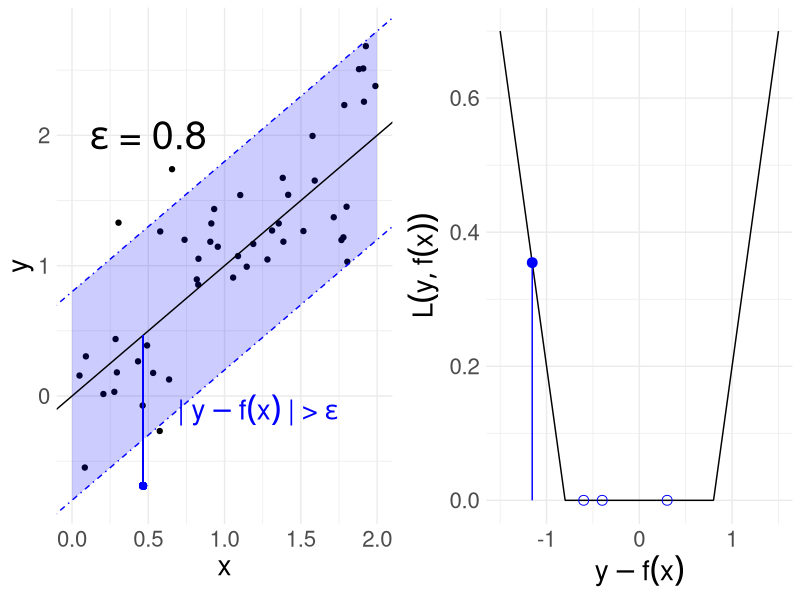

This chart was generated by the following R code:
# ------------------------------------------------------------------------------
# FIG: EPSILON-INSENSITIVE LOSS
# ------------------------------------------------------------------------------

library(ggplot2)
set.seed(123L)

# DATA -------------------------------------------------------------------------

x <- runif(50L, 0L, 2L)
y <- x + rnorm(length(x), sd = 0.5)
df_1 <- data.frame(x = x, y = y, diff = abs(y - x))

epsilon <- 0.8

df_2 <- data.frame(x = seq(-1.5, 1.5, length.out = 800L))
df_2$y <- ifelse(
  df_2$x < -epsilon,
  abs(df_2$x) - epsilon,
  ifelse(
    df_2$x < epsilon,
    0L,
    df_2$x - epsilon))


df_3 = data.frame(x = seq(0, 2, by = 0.01))
df_3$ymin = - epsilon + df_3$x
df_3$ymax = epsilon + df_3$x

# PLOTS ------------------------------------------------------------------------

p_1 <- ggplot(df_1, aes(x, y)) + 
  geom_point() + 
  geom_abline(intercept = - epsilon, slope = 1L, colour = "blue", lty = 4) + 
  geom_abline(intercept = epsilon, slope = 1L, colour = "blue", lty = 4) + 
  geom_ribbon(data = df_3, aes(x = x, ymin = ymin, ymax = ymax), fill = "blue", alpha = .2, inherit.aes = FALSE,) + 
  geom_abline(intercept = 0L, slope = 1L) +
  annotate(
    "text",
    x = 0.5,
    y = 2L,
    label = deparse(bquote(epsilon ~ "=" ~ 0.8)),
    parse = TRUE,
    size = 10L) +
  geom_segment(
    x = df_1[which.max(df_1[, "diff"]), "x"],
    xend = df_1[which.max(df_1[, "diff"]), "x"],
    y = df_1[which.max(df_1[, "diff"]), "x"],
    yend = df_1[which.max(df_1[, "diff"]), "y"],
    color = "blue") +
  geom_point(
    mapping = aes(
      x = df_1[which.max(df_1[, "diff"]), "x"], 
      y = df_1[which.max(df_1[, "diff"]), "y"]),
    size = 2L,
    color = "blue") +
  annotate(
    "text",
    x = df_1[which.max(df_1[, "diff"]), "x"] + 0.75,
    y = df_1[which.max(df_1[, "diff"]), "y"] + 
      0.5 * (df_1[which.max(df_1[, "diff"]), "diff"]),
    label = deparse(bquote("|" ~ y - f(x) ~ "|" ~ ">" ~ epsilon)),
    size = 7L,
    parse = TRUE,
    color = "blue") +
  theme_minimal() +
  theme(text = element_text(size = 20L))

p_2 <- qplot(df_2$x, df_2$y, geom = "line") +
  geom_segment(
    aes(
      x = -df_1[which.max(df_1[, "diff"]), "diff"],
      xend = -df_1[which.max(df_1[, "diff"]), "diff"],
      y = 0L,
      yend = abs(df_1[which.max(df_1[, "diff"]), "diff"]) - epsilon),
    color = "blue") +
  geom_point(
    aes(
      x = -df_1[which.max(df_1[, "diff"]), "diff"],
      y = abs(df_1[which.max(df_1[, "diff"]), "diff"]) - epsilon),
    size = 3L,
    color = "blue") +
  geom_point(
    mapping = aes(
      x = c(-0.6, -0.4, 0.3), y = rep(0L, 3L)),
    size = 3L,
    color = "blue",
    shape = 1L) +
  xlab(bquote(y - f(x))) +
  ylab(bquote(L(y, f(x)))) +
  theme_minimal() +
  theme(text = element_text(size = 20L))

p <- cowplot::plot_grid(p_1, p_2, ncol = 2L, align = "h")

ggsave(
  "../figure/loss_eps_insensitive.png", 
  p, 
  width = 10L, 
  height = 4L)
